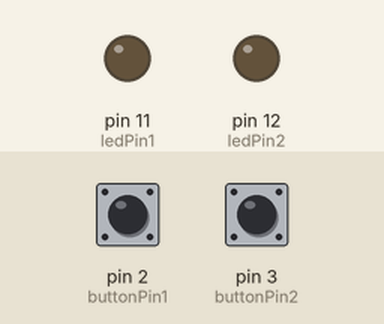
Recording of a sketch running on a simulated Arduino Uno, built with avr-gcc and run on an emulated ATmega328P. On the bench: output pins drawn as LEDs (lit = HIGH). The test bench sets the inputs (shaded band); at power-on: pin 2 (buttonPin1) LOW, pin 3 (buttonPin2) LOW. What the sketch prints to the serial monitor is not drawn.

Above: at 1.2 s.
1.3 s: pin 2 (buttonPin1) pulled HIGH for 0.15 s
At 1.38 s:
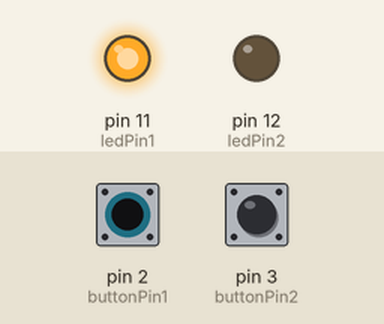
2.9 s: pin 3 (buttonPin2) pulled HIGH for 0.15 s
At 2.98 s:
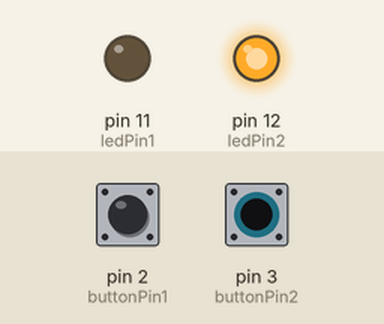
4.5 s: pin 3 (buttonPin2) pulled HIGH for 3.2 s
At 8.2 s:
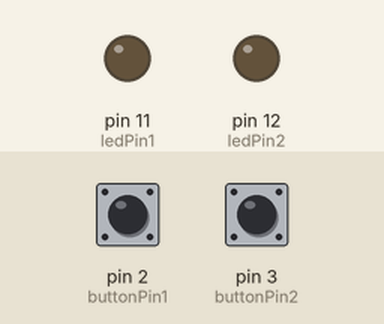
9.2 s: pin 2 (buttonPin1) pulled HIGH for 3.2 s
At 9.5 s:
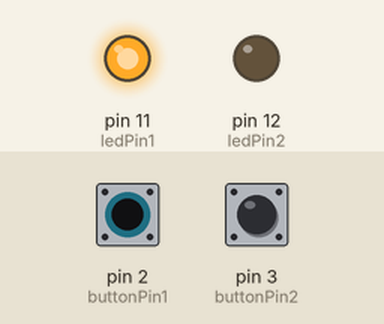
13.9 s: pin 2 (buttonPin1) driven HIGH and pin 3 (buttonPin2) driven HIGH
At 15.3 s:
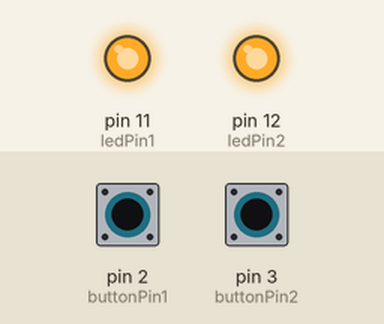
Timing chart, 0 to 16.4 s (numbered marks = the images above; inputs shaded):
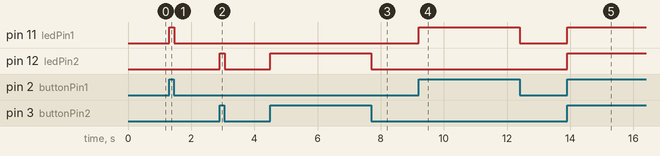

Measured:
- after the input at 1.3 s, pin 11 (ledPin1): LOW → HIGH at once, → LOW 0.15 s later
- after the input at 2.9 s, pin 12 (ledPin2): LOW → HIGH at once, → LOW 0.15 s later
- after the input at 4.5 s, pin 12 (ledPin2): LOW → HIGH at once, → LOW 3.2 s later
- after the input at 9.2 s, pin 11 (ledPin1): LOW → HIGH at once, → LOW 3.2 s later
- after the input at 13.9 s, pin 11 (ledPin1), pin 12 (ledPin2): LOW → HIGH at once

The sketch:

Two_Button_LED.ino
```cpp
//Cole Neal
//9/3/19

const int buttonPin1 = 2;
const int buttonPin2 = 3;
const int ledPin2 = 12;
const int ledPin1 = 11;

int buttonState = 0;

void setup() {
  Serial.begin(9600);
  pinMode(ledPin1, OUTPUT);
  pinMode(buttonPin1, INPUT);
  pinMode(ledPin2, OUTPUT);
  pinMode(buttonPin2, INPUT);
}

void loop() {
  buttonState = digitalRead(buttonPin1);
  Serial.println (buttonState);
  if (buttonState == HIGH) {
    digitalWrite(ledPin1, HIGH);
  } else {
    digitalWrite(ledPin1, LOW);
  }
  buttonState = digitalRead(buttonPin2);
  Serial.println (buttonState);
  if (buttonState == HIGH) {
    digitalWrite(ledPin2, HIGH);
  } else {
    digitalWrite(ledPin2, LOW);
  }
}
```
